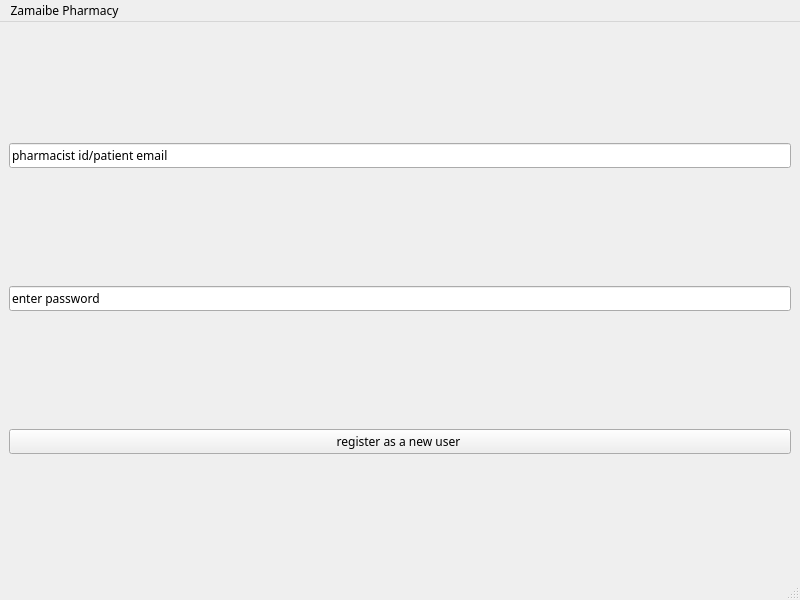
<?xml version="1.0" encoding="UTF-8"?>
<ui version="4.0">
 <class>MainWindow</class>
 <widget class="QMainWindow" name="MainWindow">
  <property name="geometry">
   <rect>
    <x>0</x>
    <y>0</y>
    <width>800</width>
    <height>600</height>
   </rect>
  </property>
  <property name="font">
   <font>
    <family>Sans Serif Collection</family>
   </font>
  </property>
  <property name="windowTitle">
   <string>MainWindow</string>
  </property>
  <widget class="QWidget" name="centralwidget">
   <layout class="QVBoxLayout" name="verticalLayout_2">
    <item>
     <widget class="QLineEdit" name="lineEdit">
      <property name="text">
       <string>pharmacist id/patient email</string>
      </property>
     </widget>
    </item>
    <item>
     <widget class="QLineEdit" name="lineEdit_2">
      <property name="text">
       <string>enter password </string>
      </property>
     </widget>
    </item>
    <item>
     <widget class="QPushButton" name="pushButton">
      <property name="mouseTracking">
       <bool>false</bool>
      </property>
      <property name="text">
       <string>register as a new user </string>
      </property>
     </widget>
    </item>
   </layout>
  </widget>
  <widget class="QMenuBar" name="menubar">
   <property name="geometry">
    <rect>
     <x>0</x>
     <y>0</y>
     <width>800</width>
     <height>44</height>
    </rect>
   </property>
   <widget class="QMenu" name="menuZamaibe_Pharmacy">
    <property name="title">
     <string>Zamaibe Pharmacy</string>
    </property>
   </widget>
   <addaction name="menuZamaibe_Pharmacy"/>
  </widget>
  <widget class="QStatusBar" name="statusbar"/>
 </widget>
 <resources/>
 <connections/>
</ui>
